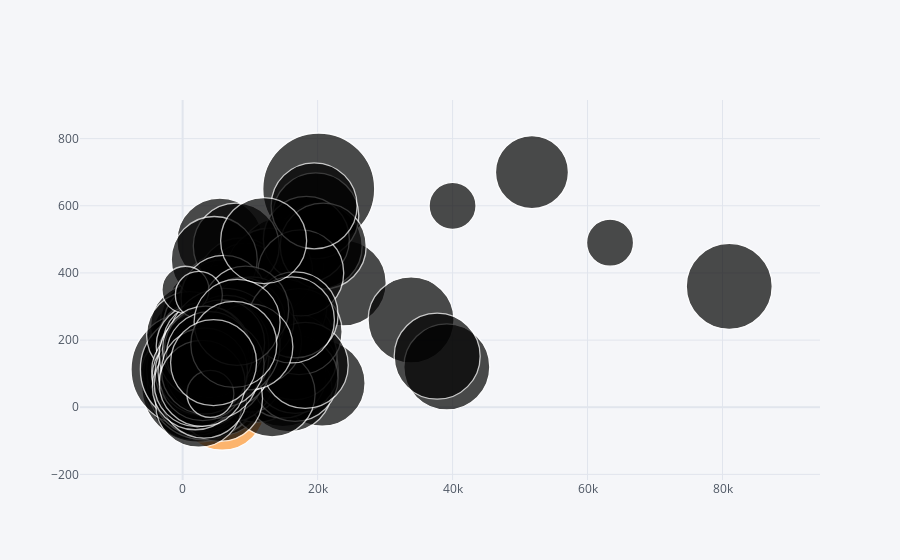

Notebook cell for this chart:
### Code cell
kenya_df.iplot(kind='bubble', x='ApplicantIncome', y='LoanAmount', size='Loan_Amount_Term')

### Figure 1 — Plotly figure (JSON) as saved in the notebook; plotly's stock layout.template omitted (floating-point values rounded to 4 significant figures; data arrays with more than 128 entries replaced by an {"elided": "..."} marker saying what was removed)
{"data": [{"marker": {"color": ["rgb(255, 153, 51)", "rgb(55, 128, 191)", "rgb(50, 171, 96)", "rgb(128, 0, 128)", "rgb(219, 64, 82)", "rgb(0, 128, 128)", "rgb(255, 255, 51)", "rgb(128, 128, 0)", "rgb(251, 128, 114)", "rgb(128, 177, 211)"], "line": {"width": 1.3}, "size": {"elided": "614 int values"}, "symbol": "circle"}, "mode": "markers", "text": "", "type": "scatter", "x": {"elided": "614 int values"}, "y": {"elided": "614 float values"}}], "layout": {"legend": {"bgcolor": "#F5F6F9", "font": {"color": "#4D5663"}}, "paper_bgcolor": "#F5F6F9", "plot_bgcolor": "#F5F6F9", "title": {"font": {"color": "#4D5663"}}, "xaxis": {"gridcolor": "#E1E5ED", "showgrid": true, "tickfont": {"color": "#4D5663"}, "title": {"font": {"color": "#4D5663"}, "text": ""}, "zerolinecolor": "#E1E5ED"}, "yaxis": {"gridcolor": "#E1E5ED", "showgrid": true, "tickfont": {"color": "#4D5663"}, "title": {"font": {"color": "#4D5663"}, "text": ""}, "zerolinecolor": "#E1E5ED"}}}
